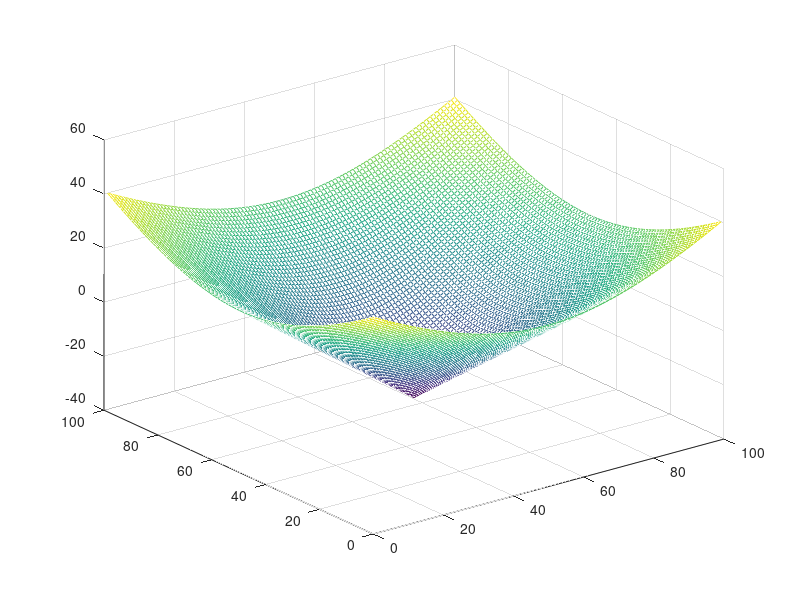

MATLAB code to generate this figure:
%% define a sdf
sdf = zeros(100,100);
center = [50,50];
r = 30;
for i=1:100
    for j = 1:100
        sdf(i,j) = sqrt((i-center(1))*(i-center(1)) + (j-center(2))*(j-center(2))) -r;
    end
end
figure(1)
mesh(double(sdf))